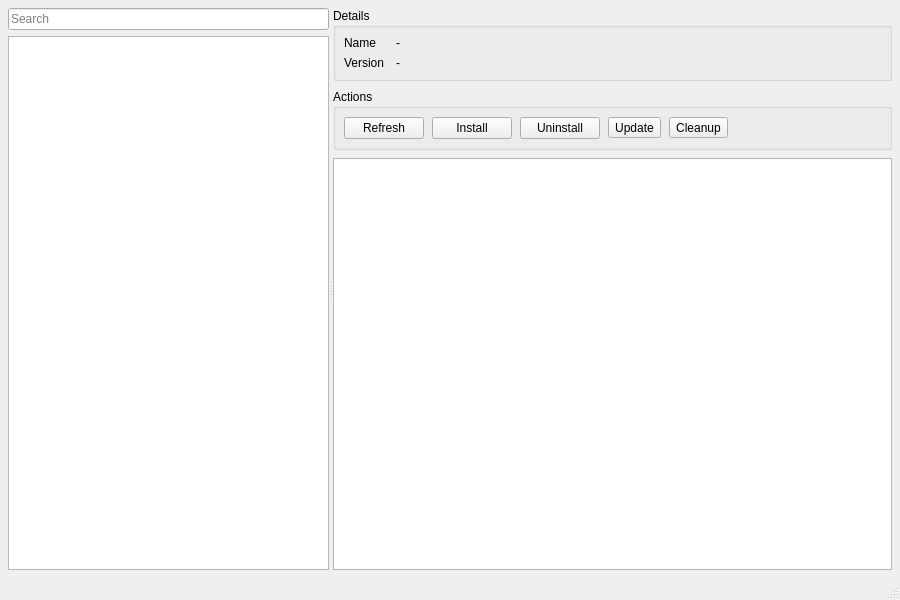
<?xml version="1.0" encoding="UTF-8"?>
<ui version="4.0">
  <class>MainWindow</class>
  <widget class="QMainWindow" name="MainWindow">
    <property name="geometry">
      <rect>
        <x>0</x>
        <y>0</y>
        <width>900</width>
        <height>600</height>
      </rect>
    </property>
    <property name="windowTitle">
      <string>Scoop GUI</string>
    </property>

    <widget class="QWidget" name="centralwidget">
      <layout class="QHBoxLayout" name="horizontalLayout_2">
        <!-- safe margins -->
        <property name="leftMargin">
          <number>8</number>
        </property>
        <property name="topMargin">
          <number>8</number>
        </property>
        <property name="rightMargin">
          <number>8</number>
        </property>
        <property name="bottomMargin">
          <number>8</number>
        </property>
        <property name="spacing">
          <number>8</number>
        </property>

        <item>
          <widget class="QSplitter" name="splitterMain">
            <property name="orientation">
              <enum>Qt::Horizontal</enum>
            </property>

            <!-- Left pane -->
            <widget class="QWidget" name="widgetLeft" native="true">
              <property name="minimumSize">
                <size>
                  <width>320</width>
                  <height>0</height>
                </size>
              </property>
              <layout class="QVBoxLayout" name="verticalLayoutLeft">
                <property name="leftMargin">
                  <number>0</number>
                </property>
                <property name="topMargin">
                  <number>0</number>
                </property>
                <property name="rightMargin">
                  <number>0</number>
                </property>
                <property name="bottomMargin">
                  <number>0</number>
                </property>
                <property name="spacing">
                  <number>6</number>
                </property>

                <item>
                  <widget class="QLineEdit" name="lineEditSearch">
                    <property name="placeholderText">
                      <string>Search</string>
                    </property>
                    <property name="clearButtonEnabled">
                      <bool>true</bool>
                    </property>
                  </widget>
                </item>

                <item>
                  <widget class="QTableView" name="tableViewPackages">
                    <property name="alternatingRowColors">
                      <bool>true</bool>
                    </property>
                    <property name="showGrid">
                      <bool>false</bool>
                    </property>
                    <property name="selectionBehavior">
                      <enum>QAbstractItemView::SelectRows</enum>
                    </property>
                    <property name="selectionMode">
                      <enum>QAbstractItemView::SingleSelection</enum>
                    </property>
                  </widget>
                </item>
              </layout>
            </widget>

            <!-- Right pane -->
            <widget class="QWidget" name="widgetRight" native="true">
              <property name="sizePolicy">
                <sizepolicy hsizetype="Expanding" vsizetype="Preferred">
                  <horstretch>0</horstretch>
                  <verstretch>0</verstretch>
                </sizepolicy>
              </property>

              <layout class="QVBoxLayout" name="verticalLayout_2">
                <property name="leftMargin">
                  <number>0</number>
                </property>
                <property name="topMargin">
                  <number>0</number>
                </property>
                <property name="rightMargin">
                  <number>0</number>
                </property>
                <property name="bottomMargin">
                  <number>0</number>
                </property>
                <property name="spacing">
                  <number>8</number>
                </property>

                <item>
                  <widget class="QGroupBox" name="groupBoxDetails">
                    <property name="maximumSize">
                      <size>
                        <width>16777215</width>
                        <height>200</height>
                      </size>
                    </property>
                    <property name="title">
                      <string>Details</string>
                    </property>

                    <layout class="QFormLayout" name="formLayoutDetails">
                      <property name="fieldGrowthPolicy">
                        <enum>QFormLayout::AllNonFixedFieldsGrow</enum>
                      </property>
                      <property name="labelAlignment">
                        <set>Qt::AlignLeft|Qt::AlignVCenter</set>
                      </property>
                      <property name="formAlignment">
                        <set>Qt::AlignTop</set>
                      </property>
                      <property name="horizontalSpacing">
                        <number>12</number>
                      </property>
                      <property name="verticalSpacing">
                        <number>6</number>
                      </property>

                      <!-- safe margins for QFormLayout -->
                      <property name="leftMargin">
                        <number>8</number>
                      </property>
                      <property name="topMargin">
                        <number>8</number>
                      </property>
                      <property name="rightMargin">
                        <number>8</number>
                      </property>
                      <property name="bottomMargin">
                        <number>8</number>
                      </property>

                      <item row="0" column="0">
                        <widget class="QLabel" name="labelName">
                          <property name="text">
                            <string>Name</string>
                          </property>
                        </widget>
                      </item>
                      <item row="0" column="1">
                        <widget class="QLabel" name="labelNameValue">
                          <property name="sizePolicy">
                            <sizepolicy hsizetype="Expanding" vsizetype="Preferred">
                              <horstretch>0</horstretch>
                              <verstretch>0</verstretch>
                            </sizepolicy>
                          </property>
                          <property name="text">
                            <string>-</string>
                          </property>
                          <property name="textInteractionFlags">
                            <set>Qt::TextSelectableByMouse</set>
                          </property>
                        </widget>
                      </item>

                      <item row="1" column="0">
                        <widget class="QLabel" name="labelVersion">
                          <property name="text">
                            <string>Version</string>
                          </property>
                        </widget>
                      </item>
                      <item row="1" column="1">
                        <widget class="QLabel" name="labelVersionValue">
                          <property name="sizePolicy">
                            <sizepolicy hsizetype="Expanding" vsizetype="Preferred">
                              <horstretch>0</horstretch>
                              <verstretch>0</verstretch>
                            </sizepolicy>
                          </property>
                          <property name="text">
                            <string>-</string>
                          </property>
                          <property name="textInteractionFlags">
                            <set>Qt::TextSelectableByMouse</set>
                          </property>
                        </widget>
                      </item>
                    </layout>
                  </widget>
                </item>

                <!-- Actions pane (added) -->
                <item>
                  <widget class="QGroupBox" name="groupBoxActions">
                    <property name="title">
                      <string>Actions</string>
                    </property>
                    <layout class="QHBoxLayout" name="horizontalLayoutActions">
                      <property name="leftMargin">
                        <number>8</number>
                      </property>
                      <property name="topMargin">
                        <number>8</number>
                      </property>
                      <property name="rightMargin">
                        <number>8</number>
                      </property>
                      <property name="bottomMargin">
                        <number>8</number>
                      </property>
                      <property name="spacing">
                        <number>8</number>
                      </property>

                      <item>
                        <widget class="QPushButton" name="pushButtonRefresh">
                          <property name="text">
                            <string>Refresh</string>
                          </property>
                        </widget>
                      </item>
                      <item>
                        <widget class="QPushButton" name="pushButtonInstall">
                          <property name="text">
                            <string>Install</string>
                          </property>
                        </widget>
                      </item>
                      <item>
                        <widget class="QPushButton" name="pushButtonUninstall">
                          <property name="text">
                            <string>Uninstall</string>
                          </property>
                        </widget>
                      </item>
                      <item>
                        <widget class="QToolButton" name="pushButtonUpdate">
                          <property name="text">
                            <string>Update</string>
                          </property>
                        </widget>
                      </item>
                      <item>
                        <widget class="QToolButton" name="pushButtonCleanup">
                          <property name="text">
                            <string>Cleanup</string>
                          </property>
                        </widget>
                      </item>

                      <!-- stretch to keep buttons left-aligned -->
                      <item>
                        <spacer name="horizontalSpacerActions">
                          <property name="orientation">
                            <enum>Qt::Horizontal</enum>
                          </property>
                          <property name="sizeHint" stdset="0">
                            <size>
                              <width>40</width>
                              <height>20</height>
                            </size>
                          </property>
                        </spacer>
                      </item>
                    </layout>
                  </widget>
                </item>

                <item>
                  <widget class="QPlainTextEdit" name="plainTextEditLog">
                    <property name="readOnly">
                      <bool>true</bool>
                    </property>
                    <property name="lineWrapMode">
                      <enum>QPlainTextEdit::NoWrap</enum>
                    </property>
                    <property name="font">
                      <font>
                        <family>Consolas</family>
                        <pointsize>9</pointsize>
                      </font>
                    </property>
                  </widget>
                </item>

              </layout>
            </widget>
          </widget>
        </item>

      </layout>
    </widget>

    <widget class="QMenuBar" name="menubar">
      <property name="geometry">
        <rect>
          <x>0</x>
          <y>0</y>
          <width>900</width>
          <height>33</height>
        </rect>
      </property>
    </widget>
    <widget class="QStatusBar" name="statusbar" />
  </widget>

  <resources />
  <connections />
</ui>
